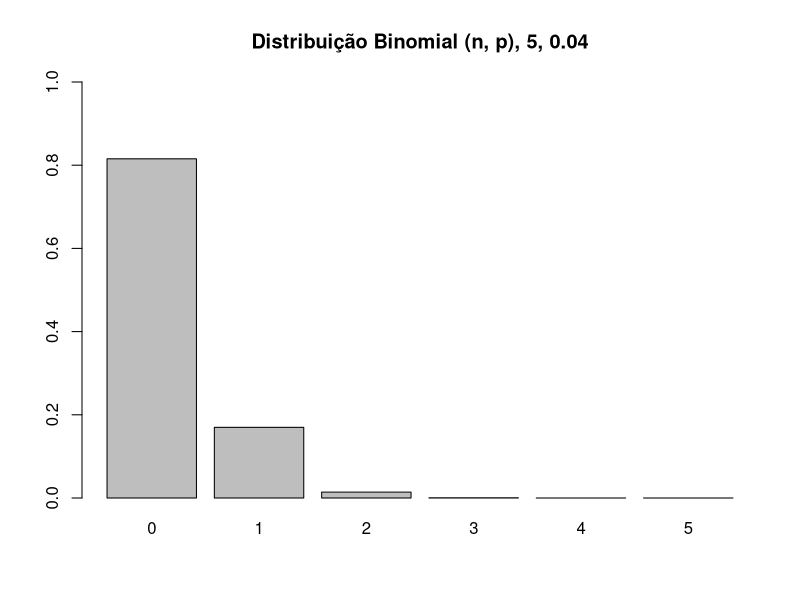
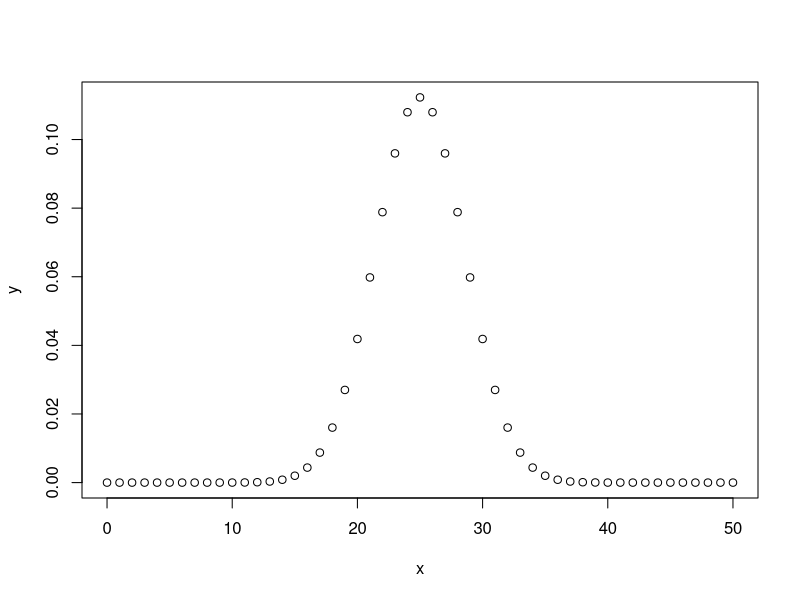

The R script that drew these images, in order:
# Exemplos das Principais Distribuições de Probabilidade para Variáveis Aleatórias Discretas


# Configurando o diretório de trabalho
setwd("C:/Users/Julia/Desktop/CienciaDeDados/1.Big-Data-Analytics-com-R-e-Microsoft-Azure-Machine-Learning/9.Introducao-a-Analise-Estatistica-de-Dados---Parte-2")
getwd()


### Distribuição Binomial


# - Uma variável aleatória tem Distribuição Binomial quando o experimento ao qual está relacionada apresenta
#   apenas 2 resultados: sucesso e fracasso.


# - Vamos imaginar que nosso experimento seja contar quantos clientes que entram em uma loja de celulares adquirem um plano pós-pago.

# - Para este experimento, temos 2 possibilidades para cada observação: adquirir ou não o plano.

# - E como podemos ter apenas 2 resultados possíves, este é chamado um Experimento Binomial.


# - Vamos imaginar agora, que historicamente, 10% dos clientes que entram na loja, adquirem um plano pós-pago. Portanto, a probabilidade
#   de sucesso (que vamos chamar de p) para cada observação é 0.10.
# - E a probabilidade de falha (que vamos chamar de q) para cada observação é 0.90.

# - Ou seja: p = 1 - q

# p = probabilidade de sucesso
# q = probabilidade de fracasso


# - A palavra sucesso não tem relação com resultado positivo do experimento, assim como a palavra fracasso não tem conotação negativa.


# - Outra característica da distribuição binomial, é que cada observação é independente das outras.

# - Dessa forma, um Experimento Binomial consiste de um número fixo de observações, indicado por n e contamos o nº de sucessos, indicado por x.


# - A Média de uma Distribuição Binomial, representa a média de longo prazo de sucessos esperados, baseado no nº de observações.


# - A Variância de uma Distribuição Binomial, representa a variação que existe no nº de sucessos (p) sobre um nº (n) de observações.




# Exemplo: A probabilidade de um paciente com um ataque cardíaco morrer do ataque é de 0.04 (ou seja, 4 de 100 morrem do ataque).
#          Suponha que tenhamos 5 pacientes que sofrem um ataque cardíaco, qual é a probabilidade de que todos sobrevivam ?

# - Para este exemplo, vamos chamar de sucesso um ataque fatal (p = 0.04).
#   Temos n = 5 pacientes e queremos saber a probabilidade de que todos sobrevivam, ou em outras palavras, que nenhum seja fatal (0 sucessos).


# X = Número de sobreviventes ao ataque
# p = 0.04
# n = 5
# dbinom(X, n, p)

a <- dbinom(0, 5, 0.04)
a                        # 0.8153727


# Portanto, a probabilidade de que todos os 5 pacientes sobrevivam ao ataque cardíaco é aproximadamente 0.8154 ou 81.54%. Isso significa que
# há uma alta probabilidade de que nenhum paciente tenha um ataque fatal nesse grupo de 5 pacientes.



# Desenhando a distribuição de probabilidades

graph <- function(n, p){
  x <- dbinom(0:n, size = n, prob = p)
  barplot(x, ylim = c(0, 1),
          names.arg = 0:n,
          main = sprintf(paste("Distribuição Binomial (n, p)", n, p, sep = ', ')))
}
graph(5, 0.04)

# - O gráfico resultante mostrará a probabilidade de que 0, 1, 2, 3, 4 ou 5 pacientes sobrevivam ao ataque cardíaco, com a maior
#   probabilidade ocorrendo em 5 pacientes sobreviventes, seguida por 4, 3, 2, 1 e 0 pacientes, respectivamente.




# Criando o gráfico de uma distribuição binomial

x <- seq(0, 50, by = 1)
x
y <- dbinom(x, 50, 0.5)
y

png(file = "dbinom.png")
plot(x,y)
dev.off()

# - cria um gráfico da distribuição binomial com 50 tentativas (n = 50) e uma probabilidade de sucesso de 0.5 (p = 0.5), ou seja,
#   um experimento com resultados binários igualmente prováveis (por exemplo, lançamento de uma moeda justa).


